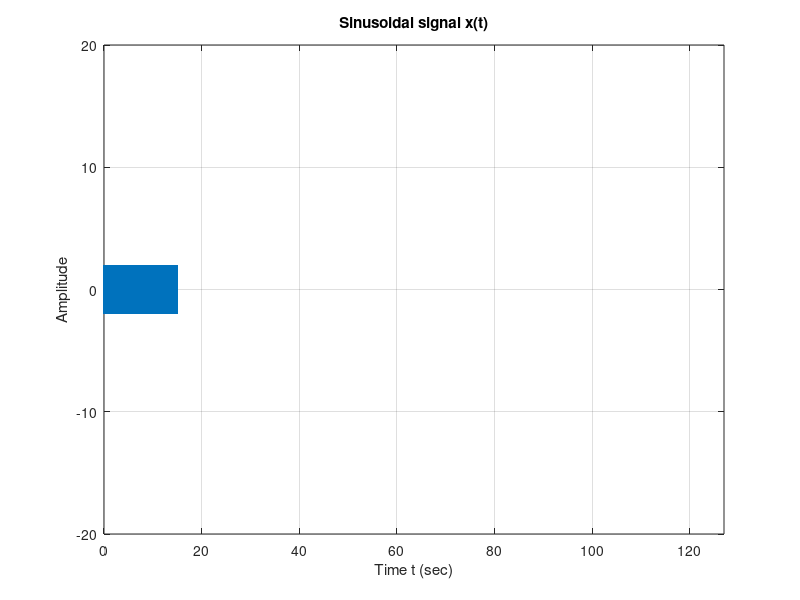

Write MATLAB code to recreate this figure. (Note: this script raises an error after producing the figure.)
%
% By Alexandros Panagiotakopoulos - alexandrospanag.github.io
%

% WARNING : keep the volume down or it may damage your ears!!
 
fc=3000
fdel=500
F=0.001
dur=15

t = [0:F:dur];  % time index
x = cos(2*pi*(fc+fdel)*t)+ cos(2*pi*(fc-fdel)*t);       
plot(t,x);   % plot signal
axis([0 127 -20 20]); %plotting the axis
title('Sinusoidal signal x(t)');
xlabel('Time t (sec)');
ylabel('Amplitude');
grid on;
soundsc(x, 1/F);
z = beatfreq(3000, 500, 0.001, 15);
